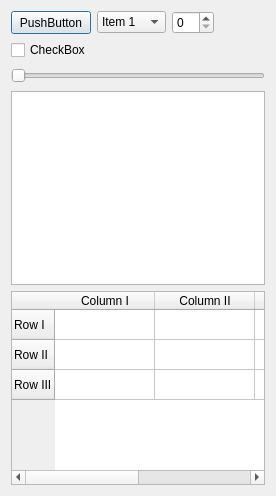
<?xml version="1.0" encoding="UTF-8"?>
<ui version="4.0">
 <class>PreviewWidget</class>
 <widget class="QDialog" name="PreviewWidget">
  <property name="geometry">
   <rect>
    <x>0</x>
    <y>0</y>
    <width>276</width>
    <height>496</height>
   </rect>
  </property>
  <property name="windowTitle">
   <string>Dialog</string>
  </property>
  <layout class="QVBoxLayout" name="verticalLayout">
   <item>
    <layout class="QHBoxLayout" name="horizontalLayout">
     <item>
      <widget class="QPushButton" name="pushButton">
       <property name="minimumSize">
        <size>
         <width>75</width>
         <height>23</height>
        </size>
       </property>
       <property name="text">
        <string>PushButton</string>
       </property>
      </widget>
     </item>
     <item>
      <widget class="QComboBox" name="comboBox">
       <property name="minimumSize">
        <size>
         <width>69</width>
         <height>22</height>
        </size>
       </property>
       <item>
        <property name="text">
         <string>Item 1</string>
        </property>
       </item>
       <item>
        <property name="text">
         <string>Item 2</string>
        </property>
       </item>
       <item>
        <property name="text">
         <string>Item 3</string>
        </property>
       </item>
      </widget>
     </item>
     <item>
      <widget class="QSpinBox" name="spinBox">
       <property name="minimumSize">
        <size>
         <width>42</width>
         <height>22</height>
        </size>
       </property>
      </widget>
     </item>
     <item>
      <spacer name="horizontalSpacer_2">
       <property name="orientation">
        <enum>Qt::Horizontal</enum>
       </property>
       <property name="sizeHint" stdset="0">
        <size>
         <width>40</width>
         <height>20</height>
        </size>
       </property>
      </spacer>
     </item>
    </layout>
   </item>
   <item>
    <layout class="QHBoxLayout" name="horizontalLayout_2">
     <item>
      <widget class="QCheckBox" name="checkBox">
       <property name="minimumSize">
        <size>
         <width>79</width>
         <height>17</height>
        </size>
       </property>
       <property name="text">
        <string>CheckBox</string>
       </property>
      </widget>
     </item>
     <item>
      <spacer name="horizontalSpacer">
       <property name="orientation">
        <enum>Qt::Horizontal</enum>
       </property>
       <property name="sizeHint" stdset="0">
        <size>
         <width>40</width>
         <height>20</height>
        </size>
       </property>
      </spacer>
     </item>
    </layout>
   </item>
   <item>
    <layout class="QHBoxLayout" name="horizontalLayout_3">
     <item>
      <widget class="QSlider" name="horizontalSlider">
       <property name="minimumSize">
        <size>
         <width>229</width>
         <height>19</height>
        </size>
       </property>
       <property name="orientation">
        <enum>Qt::Horizontal</enum>
       </property>
      </widget>
     </item>
    </layout>
   </item>
   <item>
    <layout class="QHBoxLayout" name="horizontalLayout_4">
     <item>
      <widget class="QTextEdit" name="textEdit"/>
     </item>
    </layout>
   </item>
   <item>
    <widget class="QTableWidget" name="tableWidget">
     <row>
      <property name="text">
       <string>Row I</string>
      </property>
     </row>
     <row>
      <property name="text">
       <string>Row II</string>
      </property>
     </row>
     <row>
      <property name="text">
       <string>Row III</string>
      </property>
     </row>
     <column>
      <property name="text">
       <string>Column I</string>
      </property>
     </column>
     <column>
      <property name="text">
       <string>Column II</string>
      </property>
     </column>
     <column>
      <property name="text">
       <string>Column III</string>
      </property>
     </column>
     <column>
      <property name="text">
       <string>Column IV</string>
      </property>
     </column>
    </widget>
   </item>
  </layout>
 </widget>
 <resources/>
 <connections/>
</ui>
